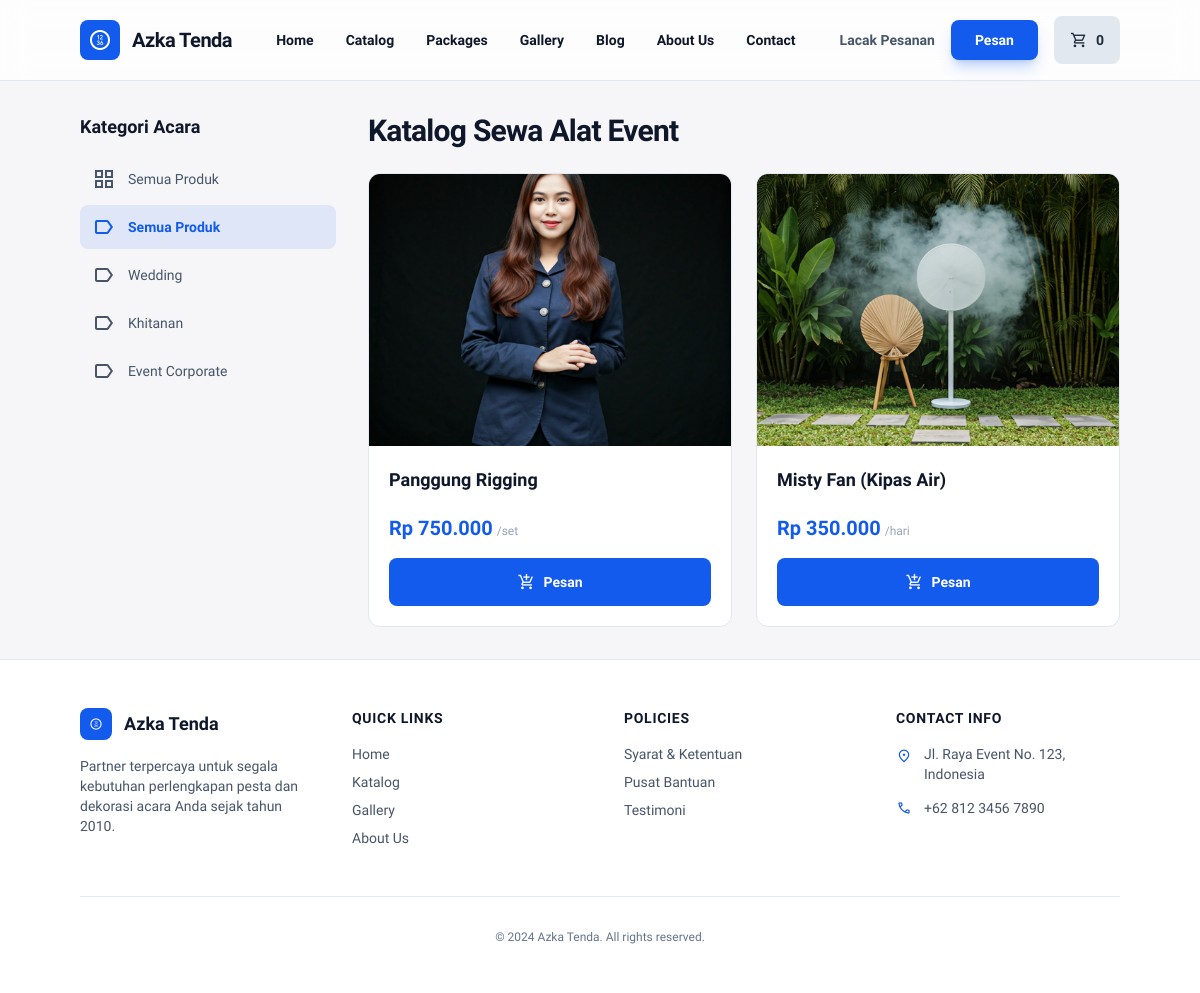
/catalog.php?category=1, run on the app's committed database.
### tables this page shows
CREATE TABLE categories (
    id INT AUTO_INCREMENT PRIMARY KEY,
    name VARCHAR(100) NOT NULL
);

CREATE TABLE products (
    id INT AUTO_INCREMENT PRIMARY KEY,
    category_id INT,
    name VARCHAR(255) NOT NULL,
    price DECIMAL(10,2) NOT NULL,
    unit VARCHAR(50) NOT NULL,
    image VARCHAR(500),
    description TEXT,
    FOREIGN KEY (category_id) REFERENCES categories(id)
);

### catalog.php (the view, shortened to what this page needs)
<?php
include 'includes/config.php';
$category_filter = isset($_GET['category']) ? (int)$_GET['category'] : 0;
$categories_query = "SELECT * FROM categories";
$categories_result = $conn->query($categories_query);
$products_query = "SELECT * FROM products";
if ($category_filter > 0) {
    $products_query .= " WHERE category_id = " . $category_filter;
}
$products_result = $conn->query($products_query);
?>
<?php include 'includes/header.php'; ?>
<main class="mx-auto flex w-full max-w-7xl flex-1 gap-8 px-6 py-8 md:px-20">
    <aside class="hidden lg:flex w-64 shrink-0 flex-col gap-8">
        <div class="flex flex-col gap-4">
            <h3 class="text-lg font-bold">Kategori Acara</h3>
            <div class="flex flex-col gap-1">
                <a href="catalog.php" class="flex items-center gap-3 rounded-lg <?= $category_filter == 0 ? 'bg-primary/10 text-primary font-semibold' : 'text-slate-600 dark:text-slate-400 hover:bg-slate-100 dark:hover:bg-slate-800' ?> px-3 py-2.5">
                    <span class="material-symbols-outlined">grid_view</span>
                    <span class="text-sm">Semua Produk</span>
                </a>
                <?php while($row = $categories_result->fetch_assoc()): ?>
                <a href="catalog.php?category=<?= $row['id'] ?>" class="flex items-center gap-3 rounded-lg <?= $category_filter == $row['id'] ? 'bg-primary/10 text-primary font-semibold' : 'text-slate-600 dark:text-slate-400 hover:bg-slate-100 dark:hover:bg-slate-800' ?> px-3 py-2.5">
                    <span class="material-symbols-outlined">label</span>
                    <span class="text-sm"><?= htmlspecialchars($row['name']) ?></span>
                </a>
                <?php endwhile; ?>
            </div>
        </div>
    </aside>
    <section class="flex flex-1 flex-col gap-6">
        <div class="flex flex-wrap items-end justify-between gap-4">
            <h1 class="text-3xl font-black tracking-tight">Katalog Sewa Alat Event</h1>
        </div>
        <div class="grid grid-cols-1 sm:grid-cols-2 xl:grid-cols-3 gap-6">
            <?php while($product = $products_result->fetch_assoc()): ?>
            <div onclick="window.location.href='product.php?id=<?= $product['id'] ?>'" class="group flex flex-col overflow-hidden rounded-xl border border-slate-200 dark:border-slate-800 bg-white dark:bg-slate-900 transition-all hover:shadow-xl hover:shadow-primary/5 cursor-pointer">
                <div class="relative aspect-[4/3] w-full overflow-hidden bg-slate-200">
                    <img class="h-full w-full object-cover transition-transform duration-500 group-hover:scale-110" src="<?= htmlspecialchars($product['image']) ?>" alt="<?= htmlspecialchars($product['name']) ?>" />
                </div>
                <div class="flex flex-1 flex-col p-5">
                    <h4 class="text-lg font-bold text-slate-900 dark:text-slate-100"><?= htmlspecialchars($product['name']) ?></h4>
                    <div class="mt-auto pt-5">
                        <div class="flex items-baseline gap-1">
                            <span class="text-xl font-black text-primary">Rp <?= number_format($product['price'], 0, ',', '.') ?></span>
                            <span class="text-xs font-medium text-slate-400"><?= htmlspecialchars($product['unit']) ?></span>
                        </div>
                        <form action="cart_action.php" method="POST" class="mt-4" onclick="event.stopPropagation();">
                            <button type="submit" class="flex w-full items-center justify-center gap-2 rounded-lg bg-primary py-2.5 text-sm font-bold text-white hover:bg-blue-700">
                                <span class="material-symbols-outlined text-lg">add_shopping_cart</span>
                                <span>Pesan</span>
                            </button>
                        </form>
                    </div>
                </div>
            </div>
            <?php endwhile; ?>
        </div>
    </section>
</main>
<?php include 'includes/footer.php'; ?>

### includes/header.php (style rules this page uses)
body { font-family: 'Work Sans', sans-serif; }

### data on the page
categories: name "Semua Produk"
categories: name "Wedding"
categories: name "Khitanan"
categories: name "Event Corporate"
products: image (picture), name "Panggung Rigging", price "750.000", unit "/set"
products: image (picture), name "Misty Fan (Kipas Air)", price "350.000", unit "/hari"

### other printed values
$cart_count "0"
